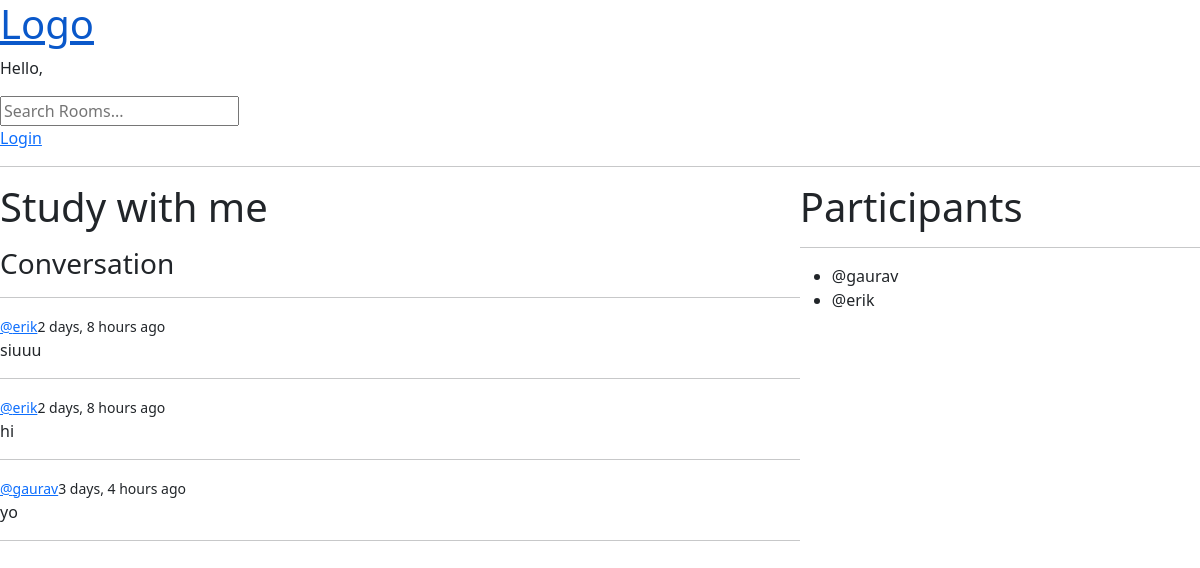
Page /room/6/ on the committed database.
### base/models.py (models this page shows, shortened)
class Room(models.Model):
    host = models.ForeignKey(User, on_delete=models.CASCADE)
    topic = models.ForeignKey(Topic, on_delete=models.SET_NULL, null=True)
    name = models.CharField(max_length=200)
    description = models.TextField(null=True, blank=True)
    participants = models.ManyToManyField(User, related_name='participants', blank=True)
    updated = models.DateTimeField(auto_now=True)
    created = models.DateTimeField(auto_now_add=True)
    class Meta:
        ordering = ['-updated', '-created']

class Message(models.Model):
    user = models.ForeignKey(User, on_delete=models.CASCADE)
    room = models.ForeignKey(Room, on_delete=models.CASCADE)
    body = models.TextField()
    updated = models.DateTimeField(auto_now=True)
    created = models.DateTimeField(auto_now_add=True)
    class Meta:
        ordering = ['-updated', '-created']

### base/views.py (the view, shortened to what this page needs)
# urls.py: path('room/<str:pk>/', views.room, name='room'),
def room(request, pk):
    room = Room.objects.get(id=pk)
    room_messages = room.message_set.all().order_by('-created')
    participants = room.participants.all()
    context = {'room': room,
               'messages': room_messages,
               'participants': participants,
               }
    return render(request, 'base/room.html', context)

### base/templates/base/room.html (shortened to what this page needs)
{% extends 'main.html' %}
{% load static %}
{% block style %}
    <link rel="stylesheet" href="{% static 'base/room.css' %}">
{% endblock style %}
{% block content %}
<div class="room-container">
    <div class="comments">
        <h1>{{ room.name }}</h1>
        <div class="comment-wrapper">
            <h3>Conversation</h3>
            <hr>
            {% for message in messages%}
                <div>
                    <small><a href="{% url 'profile' message.user.id %}">@{{message.user}}</a>{{message.created|timesince}} ago</small>
                    <p>{{message.body}}</p>
                    <hr>
                </div>
            {% endfor %}
        </div>
    </div>
    <div class="participants">
        <h1>Participants</h1>
        <hr>
        <ul>
            {% for participant in participants%}
                <li>@{{participant.username}}</li>
            {% endfor %}
        </ul>
    </div>
</div>
{% endblock content %}

### static/styles/main.css (style rules this page uses)
body { background-color: #1e1e2f; color: #e6e6e6; font-family: "Segoe UI", Roboto, sans-serif; }

### base/static/base/room.css (style rules this page uses)
.room-container { display: flex; flex-direction: row; }
.room-container .comments { flex: 3 3 auto; }
.room-container .participants { flex: 1 1 auto; }

### rows in the picture
Room: name "Study with me"
Message: user "erik", created "2 days, 8 hours", body "siuuu"
Message: user "erik", created "2 days, 8 hours", body "hi"
Message: user "gaurav", created "3 days, 4 hours", body "yo"

### other values in the picture
{{ participant.username }} "gaurav"
{{ participant.username }} "erik"
